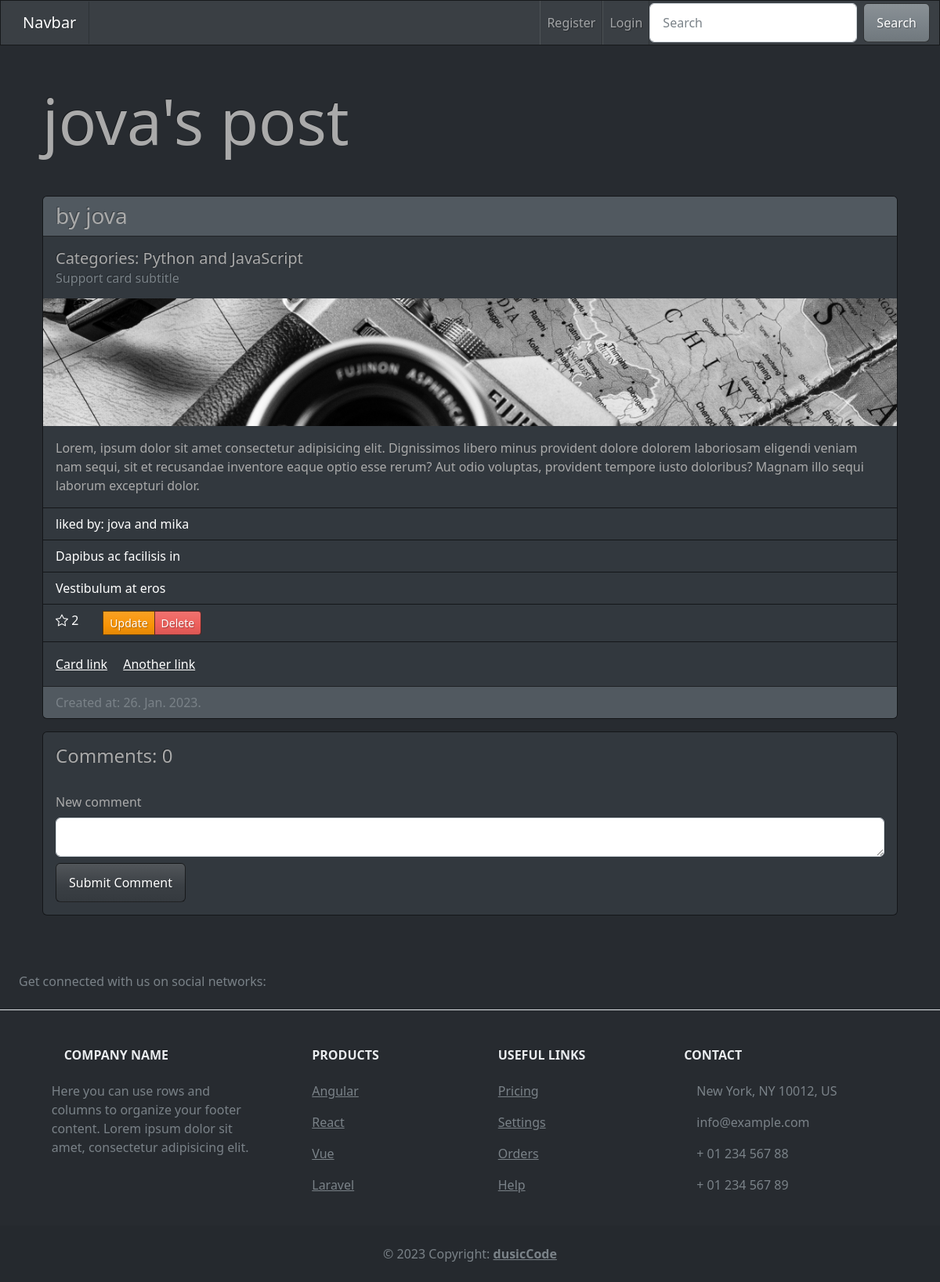
The page /post.2 on the database its author committed.
### app.py (models this page shows, shortened)
class Post(db.Model):
    id = db.Column(db.Integer, primary_key=True)
    title = db.Column(db.String(120), nullable=False)
    content = db.Column(db.Text, nullable=False)
    author_id = db.Column(db.Integer, db.ForeignKey('user.id'), nullable=False)
    categories = db.relationship('Category', secondary='post_categories', backref='posts')
    likes = db.relationship('Like', backref='post', lazy=True)
    comments = db.relationship('Comment', cascade='all,delete', backref='post', lazy=True)
    created_at = db.Column(db.DateTime, nullable=False, default=datetime.utcnow)

class User(db.Model, UserMixin):
    id = db.Column(db.Integer, primary_key=True)
    username = db.Column(db.String(80), unique=True, nullable=False)
    email = db.Column(db.String(120), unique=True, nullable=False)
    password = db.Column(db.String(120), nullable=False)
    posts = db.relationship('Post', backref='author', lazy=True)
    comments = db.relationship('Comment', backref='author', lazy=True)
    joined_at = db.Column(db.DateTime, nullable=False, default=datetime.utcnow)

class Category(db.Model):
    id = db.Column(db.Integer, primary_key=True)
    name = db.Column(db.String(80), unique=True, nullable=False)
    post_categories = db.Table('post_categories',
    db.Column('post_id', db.Integer, db.ForeignKey('post.id'), primary_key=True),
    db.Column('category_id', db.Integer, db.ForeignKey('category.id'), primary_key=True))
    created_at = db.Column(db.DateTime, nullable=False, default=datetime.utcnow)

### app.py (the view)
@app.route('/post.<int:post_id>')
def post_details(post_id):
    post = Post.query.get(post_id)
    likes = post.likes
    users = [like.user for like in likes]
    comments = Comment.query.filter_by(post_id=post_id).all()
    return render_template('post-details.html', post=post, user=current_user, comments=comments, users=users)

### templates/post-details.html (shortened to what this page needs)
{% extends 'base.html' %}
{% block context %}
<div class="container">
    <div class="row">
        <div class="col">
            <h1 class="display-1 my-5">{{ post.title }}</h1>
            <div class="card mb-3">
              <h3 class="card-header">by {{ post.author.username }}</h3>
                <div class="card-body">
                  <h5 class="card-title">Categories: {% for cat in post.categories %} {{ cat.name }}{% if not loop.last %}{% if loop.index == loop.length - 2 %}, {% else %} and {%  endif %}{% endif %}{% endfor %}</h5>
                  <h6 class="card-subtitle text-muted">Support card subtitle</h6>
                </div>
                <div class="card-image">
                  <image src="{{url_for('static',filename = 'images/ban.jpg')}}" width="100%" >
                  </div>
                <div class="card-body">
                  <p class="card-text">{{ post.content }}</p>
                </div>
                <ul class="list-group list-group-flush">
                  <li class="list-group-item">liked by:    {% for user in users %}
                    {{ user.username }}{% if not loop.last %}{% if loop.index == loop.length - 2 %}, {% else %} and {% endif %}{% endif %}
                    {% endfor %}</li>
                  <li class="list-group-item">Dapibus ac facilisis in</li>
                  <li class="list-group-item">Vestibulum at eros</li>
                  <div class="d-flex">
                    <a href="{{ url_for('like_post', post_id=post.id, page='post_details') }}" class="card-text mt-2 ms-3" style="text-decoration: none;"><i class="bi bi-star"></i> {{ post.likes|count }}</br>
                  <div class="btn-group my-2 me-auto ms-3" role="group" aria-label="Basic example">
                    <a href="{{ url_for('update_post', post_id=post.id, page='post_details') }}" class="btn btn-sm btn-warning">Update</a>
                    <a href="{{ url_for('delete_post', post_id=post.id) }}" class="btn btn-sm btn-danger" onClick="return confirm('Are you sure!')">Delete</a>
                  </div>
                    </div>
                </ul>
                <div class="card-body">
                  <a href="#" class="card-link">Card link</a>
                  <a href="#" class="card-link">Another link</a>
                </div>
                <div class="card-footer text-muted">
                    Created at: {{ post.created_at.strftime('%d. %b. %Y.') }}
                 </div>
              </div>
              <div class="card mb-5">
                <div class="card-body">
                  <h4 class="card-title">Comments: {{ comments|count }}</h4>
                  <form method="POST" action="{{ url_for('add_comment', post_id=post.id) }}">
                    <div class="form-group">
                        <label for="content" class="form-label mt-4">New comment</label>
                        <textarea class="form-control" id="content" name="content" rows="1"></textarea>
                      </div>
                    <input class="btn btn-primary mt-2" type="submit" value="Submit Comment">
                </form>
                </div>
              </div>
        </div>
    </div>
</div>
{% endblock %}

### rows shown on the page
Post: title "jova's post", content "Lorem, ipsum dolor sit amet consectetur adipisicing elit. Dignissimos libero minus provident dolore dolorem laboriosam eligendi veniam nam sequi, sit et recusandae inventore eaque optio esse rerum? Aut odio voluptas, provident tempore iusto doloribus? Magnam illo sequi laborum excepturi dolor.", created_at "26. Jan. 2023."
User: author.username "jova", username "jova", shows "and"
Category: name "Python", shows "and"
Category: name "JavaScript"
User: username "mika"

### other values the page prints
{{ post.likes|count }} "2"
{{ comments|count }} "0"
